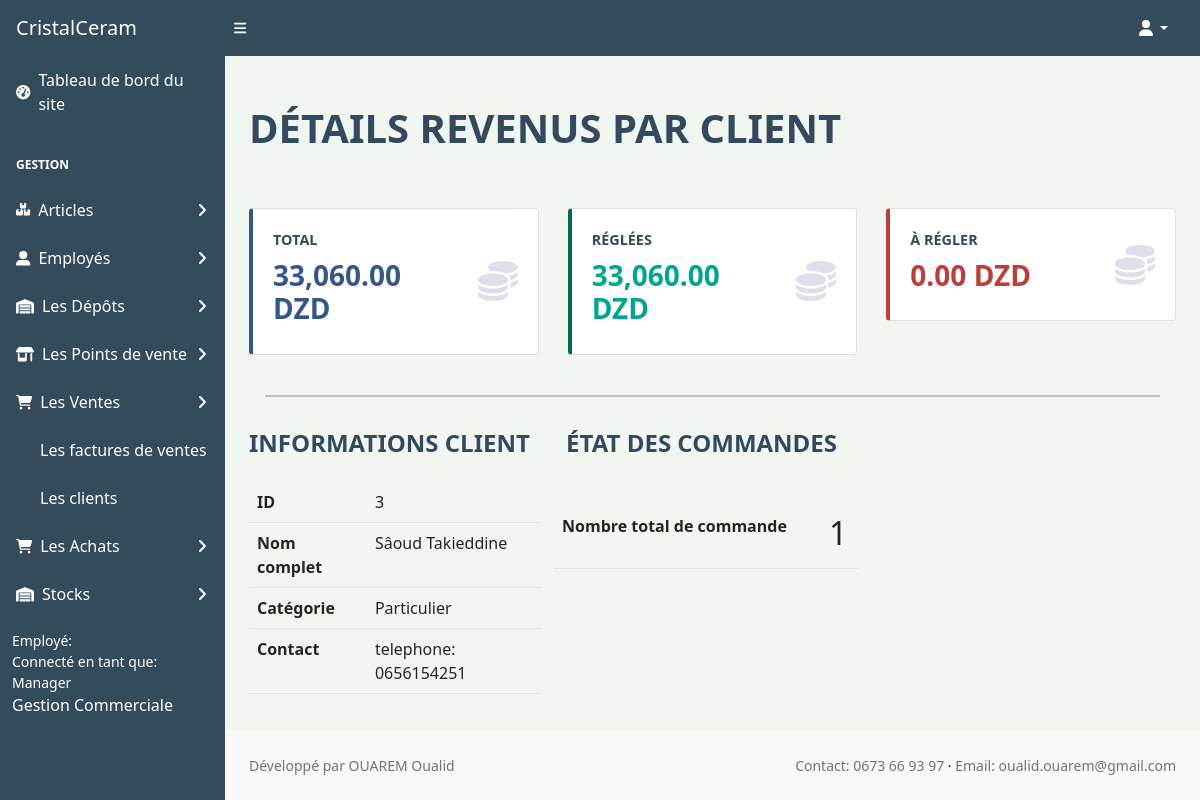
Screenshot of /admin/clients/3/get (signed in) with the database file from the repository.
### root/models.py (models this page shows, shortened)
class UserForCompany(db.Model):
    __tablename__="user_for_company"
    id=db.Column(db.Integer, primary_key=True)
    fk_user_id = db.Column(db.Integer, db.ForeignKey('user.id'))
    fk_company_id = db.Column(db.Integer, db.ForeignKey('company.id'))
    fk_warehouse_id = db.Column(db.Integer, db.ForeignKey('warehouse.id'), nullable=True)
    role = db.Column(db.String(10))
    start_from = db.Column(db.DateTime, default = datetime.now())
    end_at = db.Column(db.DateTime)

class Client(db.Model):
    __tablename__="client"
    id = db.Column(db.Integer, primary_key=True)
    full_name = db.Column(db.String(100))
    site = db.Column(db.String(100))
    category = db.Column(db.String(20))
    nif = db.Column(db.String(100))
    civility = db.Column(db.String(10))
    contacts = db.relationship('Contact', backref="client_contacts", lazy ="subquery")
    fk_company_id = db.Column(db.Integer, db.ForeignKey('company.id'))
    is_deleted = db.Column(db.Boolean, default=False)
    orders = db.relationship('Order', backref="client_orders", lazy="subquery")
    quotations = db.relationship('Quotation', backref="client_quotations", lazy="subquery")
    """
        FACTURES RÉGLÉES
    """
    paid_invoices = db.relationship('Invoice',
                                    primaryjoin='and_(Invoice.fk_client_id== Client.id, Invoice.rest_pays == 0)',
                                        viewonly=True)
    """
    MONTANT NON RÉGLÉES
    """
    not_paid_invoices = db.relationship('Invoice',
                                        primaryjoin='and_(Invoice.fk_client_id== Client.id, Invoice.rest_pays > 0)',
                                        viewonly=True)
    invoices = db.relationship('Invoice', backref="client_invoices", lazy="subquery")
    def repr(self, columns=None):
        _dict={
            'id':self.id,
            'full_name':self.full_name,
            'category':self.category,
            'contact':Contact.query.filter_by(fk_client_id=self.id).first(),
            'orders':[order.repr(['id','intern_reference','total','delivery_date','is_delivered']) for order in self.orders],
            'contacts':self.contacts if self.contacts else None ,
            'nb_cmd':len(self.orders),
            'total':self.total if self.total else 0,
            'to_adjust':self.to_adjust if self.to_adjust else 0,
            'adjusted':self.adjusted if self.adjusted else 0
        }
        return {key:_dict[key] for key in columns} if columns else _dict

class Contact(db.Model):
    __tablename__="contact"
    id = db.Column(db.Integer, primary_key=True)
    key = db.Column(db.String(50))
    value = db.Column(db.String(100))
    fk_user_id = db.Column(db.Integer, db.ForeignKey('user.id'))
    fk_client_id = db.Column(db.Integer, db.ForeignKey('client.id'))
    fk_company_id = db.Column(db.Integer, db.ForeignKey('company.id'))
    fk_supplier_id = db.Column(db.Integer, db.ForeignKey('supplier.id'))
    def __repr__(self):
        return f'{self.key}: {self.value}'

### root/admin/routes.py (the view)
@admin_bp.get('/clients/<int:client_id>/get')
@login_required
def get_client(client_id):
    session['endpoint'] = 'sales'
    item = Client.query.get(client_id)
    if not item:
        return render_template('errors/404.html', blueprint="admin_bp")
    company = UserForCompany.query.filter_by(role="manager").filter_by(fk_user_id=current_user.id).first().fk_company_id
    if item.fk_company_id != company:
        return render_template('errors/404.html')
    indexe = 1
    liste = list()
    for order in item.repr(['orders'])['orders']:
        _dict = order
        _dict.update({
            'index': indexe
        })
        liste.append(_dict)
        indexe += 1
    return render_template('admin/client_info.html',
                           item=item.repr(
                               ['id', 'nb_cmd', 'contact', 'category', 'full_name', 'total', 'adjusted', 'to_adjust']),
                           liste=liste)

### root/templates/admin/client_info.html (shortened to what this page needs)
{% extends "layouts/admin_layout.html" %}
{% block additional_styles %}
    <link rel="stylesheet" href='{{url_for("static", filename="css/colors.css")}}'>
    <link rel="stylesheet" href="{{ url_for('static', filename='dist/theme/mermaid.css') }}">
{% endblock %}
{% block main_tag %}
    <div class="row">
        <div class="col-auto">
            <h1 class="text-color text-upper-case fw-bold">Détails revenus par client</h1>
        </div>
    </div>
    <div class="row mb-4 mt-5 " style="column-gap: 5px;">
        <div class="col-md">
            <div class="card"  style="border-left: 0.25em solid #34568B;">
                <div class="card-body">
                    <div class="row p-1 align-items-center justify-content-between">
                        <div class="col-md">
                            <div class="text-small text-color text-upper-case fw-bold mb-2">
                                total
                            </div>
                            <div class="h3 text-color-classic-blue fw-bold">
                                {{ '{:,.2f}'.format(item['total']) }} DZD
                            </div>
                        </div>
                        <div class="col-auto mr-4">
                            <span class="h1 text-color-grey">
                                <i class="fa-solid fa-coins"></i>
                            </span>
                        </div>
                    </div>
                </div>
            </div>
        </div>
        <div class="col-md">
            <div class="card border-left-produit">
                <div class="card-body">
                    <div class="row p-1 align-items-center justify-content-between">
                        <div class="col-md">
                            <div class="text-small text-color text-upper-case fw-bold mb-2">
                                réglées
                            </div>
                            <div class="h3 text-color-arcadia fw-bold">
                                {{ '{:,.2f}'.format(item['adjusted']) }} DZD
                            </div>
                        </div>
                        <div class="col-auto mr-4">
                            <span class="h1 text-color-grey">
                                <i class="fa-solid fa-coins"></i>
                            </span>
                        </div>
                    </div>
                </div>
            </div>
        </div>
        <div class="col-md">
            <div class="card border-left-supplier">
                <div class="card-body">
                    <div class="row p-1 align-items-center justify-content-between">
                        <div class="col-md">
                            <div class="text-small text-color text-upper-case fw-bold mb-2">
                                à régler
                            </div>
                            <div class="h3 text-color-valiant fw-bold">
                                {{ '{:,.2f}'.format(item['to_adjust']) }} DZD
                            </div>
                        </div>
                        <div class="col-auto mr-4">
                            <span class="h1 text-color-grey">
                                <i class="fa-solid fa-coins"></i>
                            </span>
                        </div>
                    </div>
                </div>
            </div>
        </div>
    </div>
    <hr class="hr" style="border: 0.09em solid ; margin: 1em; margin-bottom: 2em;"/>
    <div class="row g-lg-4">
        <div class="col-md">
            <h4 class="h4 mb-4 text-color text-upper-case fw-bold">Informations client</h4>
            <table class="table table-hover">
                  <tbody>
                        {% if item %}
                            <tr>
                              <th scope="row">ID</th>
                              <td>{{ item['id'] }}</td>
                            </tr>
                            <tr>
                              <th scope="row">Nom complet</th>
                              <td>{{ item['full_name'] }}</td>
                            </tr>
                            <tr>
                              <th scope="row">Catégorie</th>
                              <td>{{ item['category'] }}</td>
                            </tr>
                            <tr>
                              <th scope="row">Contact </th>
                              <td>{{ item['contact'] }}</td>
                            </tr>
                        {% endif %}
                  </tbody>
            </table>
        </div>
        <div class="col-md-8">
            <h4  class="h4 mb-5 text-color text-upper-case fw-bold">État des commandes</h4>
            <div class="row w-50">
                <table class="table table-hover">
                    <tbody>
                        <tr>
                            <th scope="row">Nombre total de commande</th>
                            <td><h3 class="h2"> {{ item['nb_cmd'] }} </h3></td>
                        </tr>
                    </tbody>
                </table>
            </div>
        </div>
    </div>
{% endblock %}

### root/templates/layouts/admin_layout.html (shortened to what this page needs)
<!DOCTYPE html>
<html lang="fr">
    <head>
        <link rel="stylesheet" href="{{ url_for('static', filename='css/styles.css') }}">
        <link rel="stylesheet" href="{{ url_for('static', filename='css/all.css') }}">
        {% block additional_styles %}
        {% endblock additional_styles %}
    </head>
        <body class="sb-nav-fixed">
            <nav class="sb-topnav navbar navbar-custom navbar-expand">
                <a class="navbar-brand ps-3 text-white" href="#">CristalCeram </a>
                <button class="btn btn-sm order-1 order-lg-0 me-4 me-lg-0 btn-custom" id="sidebarToggle" href="#!">
                    <i style="color: white;" class="fas fa-bars"></i>
                </button>
                <ul class="navbar-nav ms-auto ms-md-0 me-3 me-lg-4 text-white">
                    <li class="nav-item dropdown">
                        <a class="nav-link dropdown-toggle" id="navbarDropdown" href="#" role="button" data-bs-toggle="dropdown" aria-expanded="false"><i  class="fas fa-user fa-fw text-white"></i></a>
                    </li>
                </ul>
            </nav>
            <div id="layoutSidenav">
                <div id="layoutSidenav_nav">
                    <nav class="sb-sidenav accordion" style="background-color: #597A96;" id="sidenavAccordion">
                        <div class="sb-sidenav-menu">
                            <div class="nav text-white">
                                <a class="nav-link" href="{{ url_for('admin_bp.index') }}">
                                    <div class="sb-nav-link-icon"><i class="fas fa-tachometer-alt"></i></div>
                                    Tableau de bord du site
                                </a>
                                <div class="sb-sidenav-menu-heading">Gestion</div>
                                <a class="nav-link collapsed" href="#" data-bs-toggle="collapse" data-bs-target="#collapseLayouts" aria-expanded="false" aria-controls="collapseLayouts">
                                    <div class="sb-nav-link-icon"><i class="fa-solid fa-boxes-stacked fa-sm"></i></div>
                                    Articles
                                    <div class="sb-sidenav-collapse-arrow"><i class="fas fa-angle-down"></i></div>
                                </a>
                                <a class="nav-link collapsed" href="#" data-bs-toggle="collapse" data-bs-target="#collapsePages" aria-expanded="false" aria-controls="collapsePages">
                                    <div class="sb-nav-link-icon"><i class="fa-solid fa-user-large"></i></div>
                                    Employés
                                    <div class="sb-sidenav-collapse-arrow"><i class="fas fa-angle-down"></i></div>
                                </a>
                                <a class="nav-link collapsed" href="#" data-bs-toggle="collapse" data-bs-target="#collapseDepot__" aria-expanded="false" aria-controls="collapseDepot">
                                    <div class="sb-nav-link-icon"><i class="fa-solid fa-warehouse"></i></div>
                                    Les Dépôts
                                    <div class="sb-sidenav-collapse-arrow"><i class="fas fa-angle-down"></i></div>
                                </a>
                                <a class="nav-link collapsed" href="#" data-bs-toggle="collapse" data-bs-target="#collapseStore__" aria-expanded="false" aria-controls="collapseDepot">
                                    <div class="sb-nav-link-icon"><i class="fa-solid fa-shop"></i></div>
                                    Les Points de vente
                                    <div class="sb-sidenav-collapse-arrow"><i class="fas fa-angle-down"></i></div>
                                </a>
                                <a class="nav-link collapsed" href="#" data-bs-toggle="collapse" data-bs-target="#collapseSales__" aria-expanded="false" aria-controls="collapsePurchases">
                                    <div class="sb-nav-link-icon"><i class="fa-solid fa-cart-shopping"></i></div>
                                    Les Ventes
                                    <div class="sb-sidenav-collapse-arrow"><i class="fas fa-angle-down"></i></div>
                                </a>
                                <div class="collapse {% if session['endpoint']=='sales' %}show{% endif %}" id="collapseSales__" aria-labelledby="headingOne" data-bs-parent="#sidenavAccordion">
                                    <nav class="sb-sidenav-menu-nested nav ">
                                        <a class="nav-link" href="{{ url_for('admin_bp.invoices') }}">Les factures de ventes</a>
                                        <a class="nav-link" href="{{ url_for('admin_bp.clients') }}">Les clients</a>
                                    </nav>
                                </div>
                                <a class="nav-link collapsed" href="#" data-bs-toggle="collapse" data-bs-target="#collapsePurchases__" aria-expanded="false" aria-controls="collapsePurchases">
                                    <div class="sb-nav-link-icon"><i class="fa-solid fa-cart-shopping"></i></div>
                                    Les Achats
                                    <div class="sb-sidenav-collapse-arrow"><i class="fas fa-angle-down"></i></div>
                                </a>
                                <a class="nav-link collapsed" href="#" data-bs-toggle="collapse" data-bs-target="#collapseStocks__" aria-expanded="false" aria-controls="collapseStock">
                                    <div class="sb-nav-link-icon"><i class="fa-solid fa-warehouse"></i>  </div>
                                    Stocks
                                    <div class="sb-sidenav-collapse-arrow"><i class="fas fa-angle-down"></i></div>
                                </a>
                        </div>
                        <div class="sb-sidenav-footer text-white">
                            <div class="small">Employé: {{ session['nom_complet'] }}</div>
                            <div class="small">Connecté en tant que: {{ session['role'] }}</div>
                            Gestion Commerciale
                        </div>
                        </div>
                    </nav>
                </div>
                <div id="layoutSidenav_content">
                    <main>
                        <div class="container-fluid px-4">
                            {% block main_tag %}
                            {% endblock main_tag %}
                        </div>
                    </main>
                    <footer class="py-4 bg-light mt-auto">
                        <div class="container px-4">
                            <div class="d-flex align-items-center justify-content-between small">
                                <div class="text-muted">Développé par OUAREM Oualid</div>
                                <div>
                                    <span class="text-muted">Contact: 0673 66 93 97</span>
                                    &middot;
                                    <span class="text-muted">Email: oualid.ouarem@gmail.com</span>
                                </div>
                            </div>
                        </div>
                    </footer>
                </div>
            </div>
    </body>
</html>

### rows the page displays
UserForCompany: role "Manager"
Client: total "33,060.00", adjusted "33,060.00", full_name "Sâoud Takieddine", category "Particulier"
Contact: contact "telephone: 0656154251"

### other values shown
{{ '{:,.2f}'.format(item['to_adjust']) }} "0.00"
{{ item['id'] }} "3"
{{ item['nb_cmd'] }} "1"
